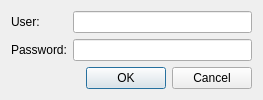
<?xml version="1.0" encoding="UTF-8"?>
<ui version="4.0">
 <class>QnCredentialsDialog</class>
 <widget class="QDialog" name="QnCredentialsDialog">
  <property name="geometry">
   <rect>
    <x>0</x>
    <y>0</y>
    <width>263</width>
    <height>91</height>
   </rect>
  </property>
  <property name="windowTitle">
   <string>Enter user name and password...</string>
  </property>
  <layout class="QFormLayout" name="formLayout">
   <item row="0" column="0">
    <widget class="QLabel" name="userLabel">
     <property name="text">
      <string>User:</string>
     </property>
    </widget>
   </item>
   <item row="0" column="1">
    <widget class="QLineEdit" name="userEdit"/>
   </item>
   <item row="1" column="0">
    <widget class="QLabel" name="passwordLabel">
     <property name="text">
      <string>Password:</string>
     </property>
    </widget>
   </item>
   <item row="1" column="1">
    <widget class="QLineEdit" name="passwordEdit">
     <property name="echoMode">
      <enum>QLineEdit::Password</enum>
     </property>
    </widget>
   </item>
   <item row="2" column="0" colspan="2">
    <widget class="QDialogButtonBox" name="buttonBox">
     <property name="orientation">
      <enum>Qt::Horizontal</enum>
     </property>
     <property name="standardButtons">
      <set>QDialogButtonBox::Cancel|QDialogButtonBox::Ok</set>
     </property>
    </widget>
   </item>
  </layout>
 </widget>
 <resources/>
 <connections>
  <connection>
   <sender>buttonBox</sender>
   <signal>accepted()</signal>
   <receiver>QnCredentialsDialog</receiver>
   <slot>accept()</slot>
   <hints>
    <hint type="sourcelabel">
     <x>248</x>
     <y>254</y>
    </hint>
    <hint type="destinationlabel">
     <x>157</x>
     <y>274</y>
    </hint>
   </hints>
  </connection>
  <connection>
   <sender>buttonBox</sender>
   <signal>rejected()</signal>
   <receiver>QnCredentialsDialog</receiver>
   <slot>reject()</slot>
   <hints>
    <hint type="sourcelabel">
     <x>316</x>
     <y>260</y>
    </hint>
    <hint type="destinationlabel">
     <x>286</x>
     <y>274</y>
    </hint>
   </hints>
  </connection>
 </connections>
</ui>
